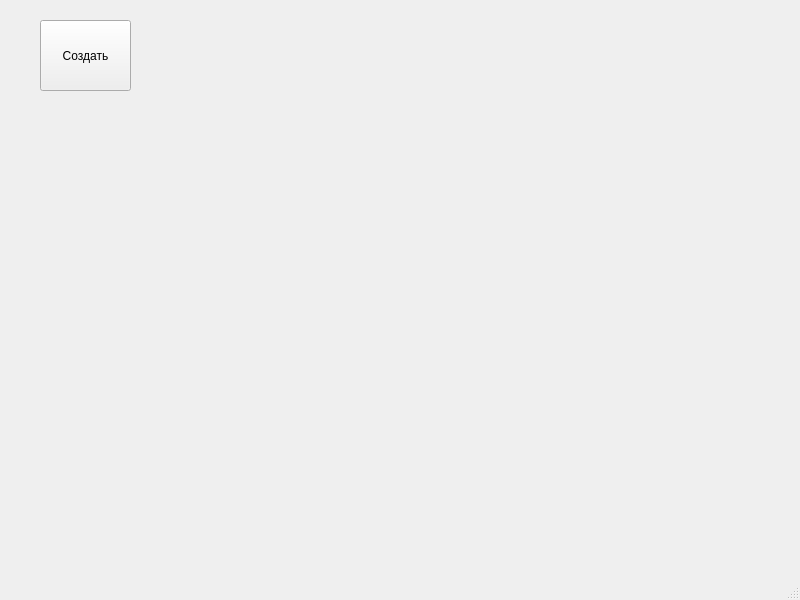
<?xml version="1.0" encoding="UTF-8"?>
<ui version="4.0">
 <class>MainWindow</class>
 <widget class="QMainWindow" name="MainWindow">
  <property name="geometry">
   <rect>
    <x>0</x>
    <y>0</y>
    <width>800</width>
    <height>600</height>
   </rect>
  </property>
  <property name="windowTitle">
   <string>MainWindow</string>
  </property>
  <widget class="QWidget" name="centralwidget">
   <widget class="QPushButton" name="pushButton">
    <property name="geometry">
     <rect>
      <x>40</x>
      <y>20</y>
      <width>91</width>
      <height>71</height>
     </rect>
    </property>
    <property name="text">
     <string>Создать</string>
    </property>
   </widget>
  </widget>
  <widget class="QMenuBar" name="menubar">
   <property name="geometry">
    <rect>
     <x>0</x>
     <y>0</y>
     <width>800</width>
     <height>21</height>
    </rect>
   </property>
  </widget>
  <widget class="QStatusBar" name="statusbar"/>
 </widget>
 <resources/>
 <connections/>
</ui>
